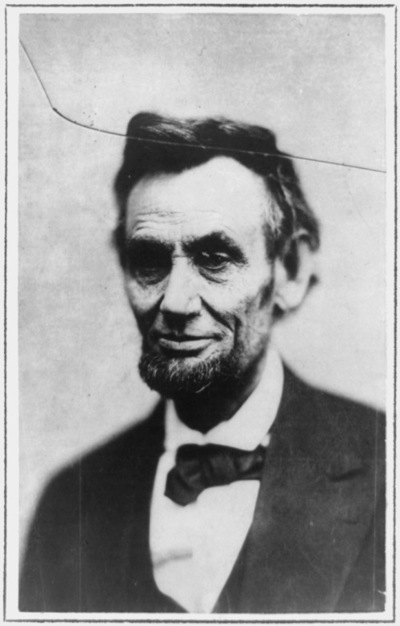
#> input picture Image Restoration/Image Restoration using Wiener Filter/Lincoln.jpg, 400 x 626 px
$ jupyter execute WF.ipynb
#> lines starting #> are read from the running program, lines starting #| are printed output that depends on the picture
#> further down, degraded_image is the input picture: shape (626, 400); min 13, max 245, mean 158
[cell 1]
import cv2
import numpy as np
from scipy.signal import convolve2d

def gaussian_psf(size, sigma):
    kernel = cv2.getGaussianKernel(size, sigma)
    return np.outer(kernel, kernel)

def wiener_filter(degraded_image, psf, snr):
    # Perform Fourier Transform on the degraded image and PSF
#> called with psf = array of shape (15, 15), snr = 20
    degraded_image_fft = np.fft.fft2(degraded_image)
    psf_fft = np.fft.fft2(psf, s=degraded_image.shape)

    # Calculate the power spectral density (PSD) of the degraded image
    psd_degraded = np.abs(degraded_image_fft) ** 2 / degraded_image.size

    # Estimate the PSD of the original image using the Wiener filter formula
    psd_restored = psd_degraded / (snr + psd_degraded)
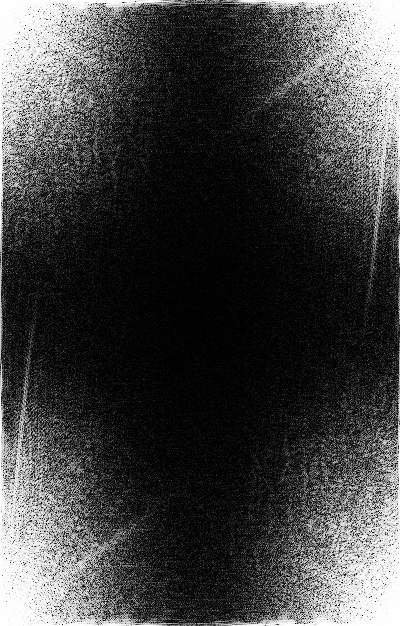
#> psd_restored: shape (626, 400) float64; min 8.96e-08, max 1, mean 0.261

    # Apply the Wiener filter in the frequency domain
    restored_image_fft = np.conj(psf_fft) * degraded_image_fft / (np.abs(psf_fft) ** 2 + psd_restored)

    # Inverse Fourier Transform to get the restored image
    restored_image = np.fft.ifft2(restored_image_fft).real
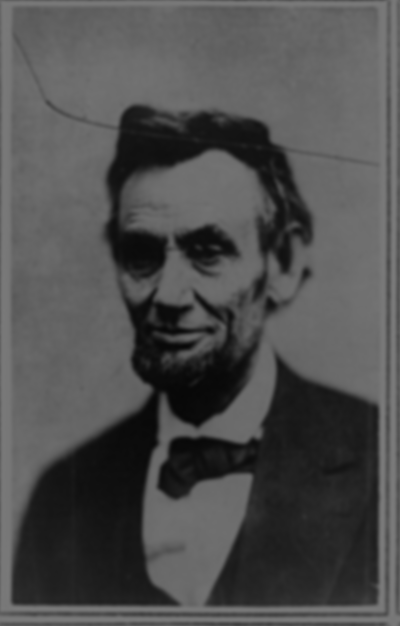
#> restored_image: shape (626, 400) float64; min 7.91, max 123.6, mean 79

    # Clip to ensure pixel values are in the valid range [0, 255]
    restored_image = np.clip(restored_image, 0, 255).astype(np.uint8)

    return restored_image

# Load the degraded image
degraded_image = cv2.imread('Lincoln.jpg', cv2.IMREAD_GRAYSCALE)

# Define the parameters for the Gaussian PSF
psf_size = 15  # Adjust the size as needed
psf_sigma = 2  # Adjust the sigma as needed

# Generate the Gaussian PSF
psf = gaussian_psf(psf_size, psf_sigma)

# Set the signal-to-noise ratio (SNR)
snr = 20  # Adjust as needed

# Apply the Wiener filter
restored_image = wiener_filter(degraded_image, psf, snr)

# Save or display the restored image
cv2.imwrite('restored_image.jpg', restored_image)
cv2.imshow('Restored Image', restored_image)
cv2.waitKey(0)
cv2.destroyAllWindows()
